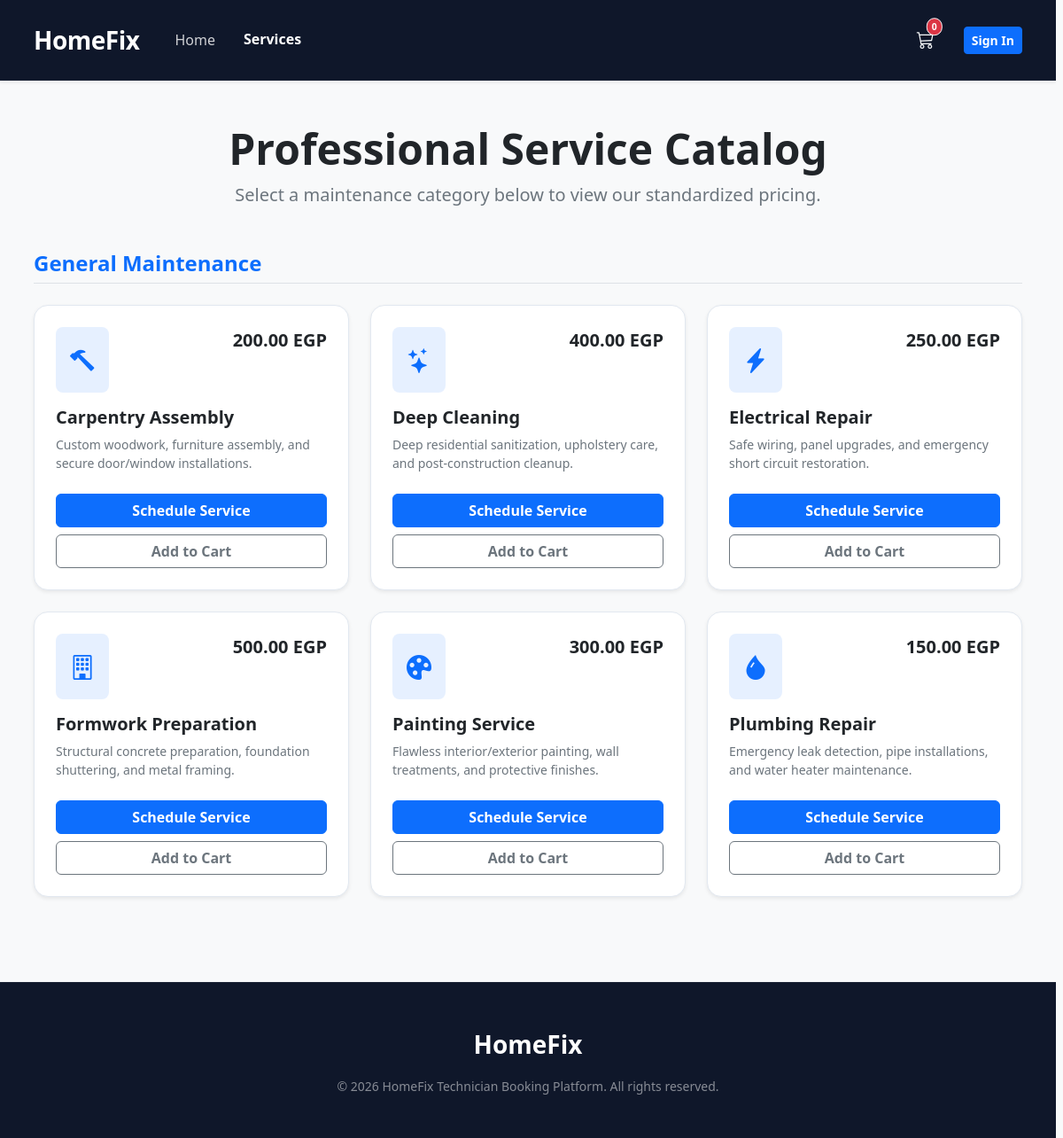
Page /Frontend/services.php on the committed database.
### tables this page shows
CREATE TABLE IF NOT EXISTS services (
    id INT PRIMARY KEY AUTO_INCREMENT,
    category_id INT DEFAULT NULL,
    name VARCHAR(150) NOT NULL,
    description TEXT,
    price DECIMAL(10, 2) NOT NULL,
    image_icon VARCHAR(255) DEFAULT 'bi-tools',
    created_at TIMESTAMP DEFAULT CURRENT_TIMESTAMP,
    FOREIGN KEY (category_id) REFERENCES categories(category_id) ON DELETE SET NULL
);

### Backend/auth.php (called while the page is built, shortened)
<?php
function isLoggedIn() {
    return isset($_SESSION["Login"]) && $_SESSION["Login"] === "YES";
}
?>

### Backend/services_db.php (called while the page is built, shortened)
<?php
require_once '../backend/db.php';
function getAllServices() {
    global $connection;
    $query = "SELECT
                s.id,
                s.name,
                s.description,
                s.price,
                s.image_icon,
                s.category_id,
                c.category_name
              FROM services s
              LEFT JOIN categories c ON s.category_id = c.category_id
              ORDER BY c.category_name ASC, s.name ASC";
    $result = mysqli_query($connection, $query);
    $services = array();
    if ($result && mysqli_num_rows($result) > 0) {
        while ($row = mysqli_fetch_assoc($result)) {
            $services[] = $row;
        }
    }
    return $services;
}
?>

### Frontend/services.php (the view, shortened to what this page needs)
<?php
require_once '../backend/auth.php';
require_once '../backend/services_db.php';
$services = getAllServices();
$categorized_services = [];
foreach ($services as $service) {
    $category = $service['category_name'] ?? 'Uncategorized Services';
    $categorized_services[$category][] = $service;
}
?>
<!DOCTYPE html>
<html lang="en" data-bs-theme="light">
<head>
    <link href="https://cdn.jsdelivr.net/npm/bootstrap@5.3.3/dist/css/bootstrap.min.css" rel="stylesheet">
    <link rel="stylesheet" href="https://cdn.jsdelivr.net/npm/bootstrap-icons@1.11.3/font/bootstrap-icons.min.css">
    <link rel="stylesheet" href="style.css">
</head>
<body class="d-flex flex-column min-vh-100 bg-light">
    <header class="navbar-pro shadow-sm sticky-top">
        <div class="container d-flex justify-content-between align-items-center py-2">
            <a class="navbar-brand fw-bold fs-3 text-white text-decoration-none" href="index.php">HomeFix</a>
            <ul class="nav d-none d-lg-flex ms-4">
                <li class="nav-item"><a class="nav-link text-white-50 px-3" href="index.php">Home</a></li>
                <li class="nav-item"><a class="nav-link text-white px-3 fw-bold" href="services.php">Services</a></li>
            </ul>
            <div class="d-flex align-items-center gap-3 ms-auto">
                <button class="btn btn-link text-light p-0 position-relative me-3" type="button" data-bs-toggle="offcanvas" data-bs-target="#cartOffcanvas">
                    <i class="bi bi-cart3 fs-5"></i>
                    <span id="cart-count" class="position-absolute top-0 start-100 translate-middle badge rounded-pill bg-danger border border-light">0</span>
                </button>
                <?php if (isLoggedIn()): ?>
                    <a href="profile.php" class="text-light text-decoration-none"><i class="bi bi-person-circle fs-5 me-2"></i>Profile</a>
                <?php else: ?>
                    <a href="auth.php" class="btn btn-primary btn-sm fw-bold">Sign In</a>
                <?php endif; ?>
            </div>
        </div>
    </header>
    <main class="container py-5 flex-grow-1">
        <div class="text-center mb-5">
            <h1 class="display-5 fw-bold text-dark">Professional Service Catalog</h1>
            <p class="text-secondary lead">Select a maintenance category below to view our standardized pricing.</p>
        </div>
        <?php if (empty($categorized_services)): ?>
            <div class="alert alert-info text-center shadow-sm border-0">The service catalog is currently undergoing maintenance. Check back shortly.</div>
        <?php else: ?>
            <?php foreach ($categorized_services as $category_name => $items): ?>
                <h2 class="h4 fw-bold text-primary mb-4 mt-5 border-bottom pb-2"><?php echo htmlspecialchars($category_name); ?></h2>
                <div class="row g-4 mb-5">
                    <?php foreach ($items as $service): ?>
                        <div class="col-md-6 col-lg-4">
                            <article class="card h-100 border-0 shadow-sm rounded-4 hover-lift">
                                <div class="card-body p-4 d-flex flex-column">
                                    <div class="d-flex justify-content-between align-items-start mb-3">
                                        <div class="bg-primary bg-opacity-10 text-primary rounded-3 p-3">
                                            <i class="bi <?php echo htmlspecialchars($service['image_icon']); ?> fs-3"></i>
                                        </div>
                                        <span class="fs-5 fw-bold text-dark"><?php echo number_format($service['price'], 2); ?> EGP</span>
                                    </div>
                                    <h3 class="h5 fw-bold text-dark mb-2"><?php echo htmlspecialchars($service['name']); ?></h3>
                                    <p class="text-secondary small mb-4 flex-grow-1"><?php echo htmlspecialchars($service['description']); ?></p>
                                    <div class="d-flex flex-column gap-2 mt-auto">
                                        <a href="book.php" class="btn btn-primary w-100 fw-bold">Schedule Service</a>
                                        <button type="button" class="btn btn-outline-secondary w-100 fw-bold"
                                                onclick="window.addToCart('<?php echo addslashes($service['name']); ?>', <?php echo (float)$service['price']; ?>)">
                                            Add to Cart
                                        </button>
                                    </div>
                                </div>
                            </article>
                        </div>
                    <?php endforeach; ?>
                </div>
            <?php endforeach; ?>
        <?php endif; ?>
    </main>
    <footer class="footer-pro py-5 text-center mt-auto bg-dark">
        <div class="container">
            <div class="navbar-brand fw-bold mb-3 fs-3 text-white">HomeFix</div>
            <p class="mb-0 small text-white-50">&copy; <?php echo date('Y'); ?> HomeFix Technician Booking Platform. All rights reserved.</p>
        </div>
    </footer>
</body>
</html>

### Frontend/style.css (style rules this page uses)
:root { --corporate-navy: #0f172a; --accent-blue: #0d6efd; --teal-highlight: #17a2b8; --pro-bg-light: #f8fafc; --border-soft: #e2e8f0; --text-main: #334155; --card-bg: #ffffff; --radius-xl: 16px; --transition-base: all 0.3s cubic-bezier(0.4, 0, 0.2, 1); --section-spacing: clamp(4rem, 10vh, 8rem); }
html { scroll-behavior: smooth; scrollbar-gutter: stable; }
body { font-family: system-ui, -apple-system, sans-serif; background-color: var(--pro-bg-light); color: var(--text-main); overflow-x: hidden; transition: var(--transition-base); }
.navbar-pro { background-color: var(--corporate-navy) !important; padding: 1rem 0; border-bottom: 1px solid rgba(255, 255, 255, 0.05); }
.navbar-pro .navbar-brand { font-size: 1.5rem; letter-spacing: -0.5px; color: #fff; }
.nav-link { font-weight: 500; color: rgba(255,255,255,0.8) !important; transition: var(--transition-base); }
.nav-link:hover, .nav-link.active { color: #fff !important; transform: translateY(-1px); }
.hover-lift { border: 1px solid var(--border-soft) !important; background: var(--card-bg); transition: transform 0.25s cubic-bezier(0.4, 0, 0.2, 1), box-shadow 0.25s ease, background-color 0.3s ease; }
#cart-count { font-size: 0.65rem; padding: 0.35em 0.5em; }
.footer-pro { background-color: var(--corporate-navy) !important; border-top: 1px solid rgba(255, 255, 255, 0.05); color: rgba(255,255,255,0.7); transition: var(--transition-base); }

### rows in the picture
services: price "200.00", name "Carpentry Assembly", description "Custom woodwork, furniture assembly, and secure door/window installations."
services: price "400.00", name "Deep Cleaning", description "Deep residential sanitization, upholstery care, and post-construction cleanup."
services: price "250.00", name "Electrical Repair", description "Safe wiring, panel upgrades, and emergency short circuit restoration."
services: price "500.00", name "Formwork Preparation", description "Structural concrete preparation, foundation shuttering, and metal framing."
services: price "300.00", name "Painting Service", description "Flawless interior/exterior painting, wall treatments, and protective finishes."
services: price "150.00", name "Plumbing Repair", description "Emergency leak detection, pipe installations, and water heater maintenance."

### other values in the picture
$category_name "General Maintenance"
